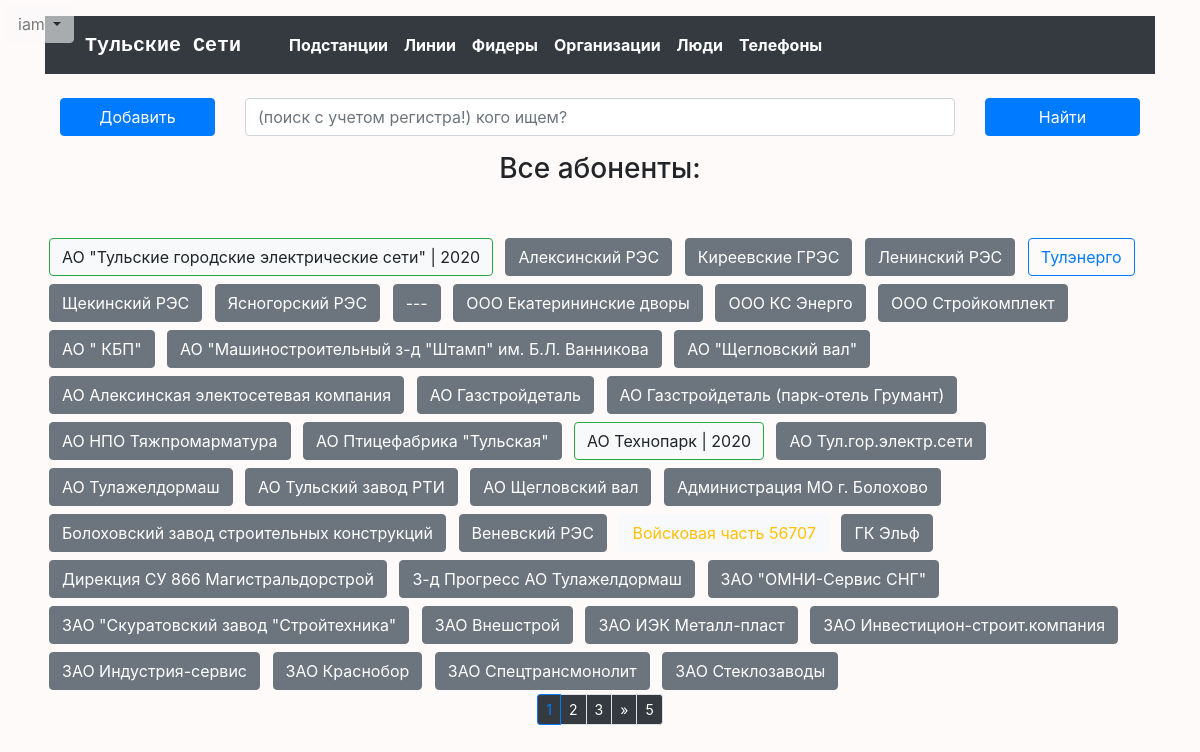
/subscribers/ (signed in), run on the app's committed database.
### tula_net/models.py (models this page shows)
class Subscriber(models.Model):
    name = models.CharField(max_length=128, verbose_name='Название организации', unique=True)
    short_name = models.CharField(max_length=16, verbose_name='Назв орган сокращ', blank=True, null=True)
    ours = models.BooleanField(verbose_name='наши')
    year_update = models.PositiveSmallIntegerField(verbose_name='Списки обновлены', blank=True, null=True)
    description = models.TextField(verbose_name='Описение', blank=True)
    region = models.ForeignKey(
        Region, verbose_name='участок', default=2, blank=True, null=True, on_delete=models.SET_NULL)
    def get_absolute_url(self):
        return reverse('subscriber', kwargs={'pk': self.pk})
    def __str__(self):
        return self.name
    class Meta:
        verbose_name = "организация"
        verbose_name_plural = "организации"
        ordering = ['-ours', 'name']

### tula_net/views.py (the view)
# urls.py: path('subscribers/', SubscriberListView.as_view(), name='subscribers'),
class SubscriberListView(ListView):
    model = Subscriber
    context_object_name = 'subscribers'
    template_name = 'tula_net/subscribers_all.html'
    paginate_by = 40
    def get_context_data(self, *, object_list=None, **kwargs):
        context = super().get_context_data(**kwargs)
        return context

### tula_net/context_processors.py (called while the page is built)
def add_titles(request):
    return {
        'title': 'Тульские Сети',
        'title_add': 'Добавить',
        'title_upd': 'Редактировать',
        'title_del': 'Удалить',
        'title_feeder': 'фидер',
        'title_substation': 'подстанцию',
        'title_subscriber': 'организацию',
        'title_phone': 'телефон',
        'title_person': 'лицо',
        'title_section': 'секцию',
        'title_line': 'линию',
        'title_char': 'характеристики фидера',
    }

def logik(request):
    return {
        'current_year': datetime.now().year,
        'logik_metod': request.path[1:5],
        'logik_obj': request.path[4:10],
        'logik_add': 'add_',
        'logik_upd': 'upd_',
        'logik_del': 'del_',
        'logik_feeder': '_feede',
        'logik_substation': '_subst',
        'logik_subscriber': '_subsc',
        'logik_phone': '_phone',
        'logik_person': '_perso',
        'logik_section': '_secti',
        'logik_line': '_line/',
        'logik_char': '_chara',
        'phones_bar': list(range(10))
    }

def signs(request):
    return {
        'context_menu': {
            'substations': 'Подстанции',
            'lines': 'Линии',
            'sfeeders': 'Фидеры',
            'subscribers': 'Организации',
            'persons': ' Ответственные лица',
            'phones': 'Телефоны',
        }
    }

def class_volt(request):
    return {
        'feeder_6': "btn btn-light border-success px-3 py-0 mx-1",
        'feeder_10': "btn btn-light border-primary px-3 py-0 mx-1",
        'feeder_x': "btn btn-secondary px-3 py-0 mx-1",
        'line_35': "border-danger btn btn-dark py-0 px-4 m-1 vl-border",
        'line_110': 'border-warning btn btn-dark py-0 px-4 m-1 vl-border',
        'line_x': 'btn btn-secondary py-0 px-4 m-1',
    }

### tula_net/templates/tula_net/subscribers_all.html (shortened to what this page needs)
{% extends 'base.html' %}
{% block search %}
    <div class="mb-5">
    {% include 'incl/_searcher_subscribers.html' %}
        {% if flag_search %}
            {% if subscribers.count > 0 %}
                <h3 class="text-center">Вы искали: <span class="text-warning">{{ flag_search }}</span>, и я нашел {{ page_obj.paginator.count }}:</h3>
            {% else %}
                <h3 class="text-center">Вы искали: <span class="text-warning">{{ flag_search }}</span>, но он где-то потерялся :((</h3>
            {% endif %}
        {% else %}
            <h3 class="text-center">Все абоненты:</h3>
        {% endif %}
    </div>
{% endblock %}
{% block cards1 %}
    {% for subscriber in subscribers.all %}
         <a href="{{ subscriber.get_absolute_url }}" type="button"
            {% if subscriber.pk == 201 %}
            class="m-1 btn btn-outline-primary"
            {% elif subscriber.region.pk != 2 %}
            class="m-1 btn btn-light text-warning"
            {% elif subscriber.year_update == 1 %}
            class="m-1 btn btn-dark text-danger"
            {% elif not subscriber.year_update %}
            class="m-1 btn btn-secondary"
            {% elif current_year < subscriber.year_update %}
            class="m-1 btn btn-light border border-success text-success"
            {% elif current_year == subscriber.year_update %}
            class="m-1 btn btn-light border border-success"
            {% elif current_year|add:-1 == subscriber.year_update %}
            class="m-1 btn btn-light border border-danger"
            {% elif current_year|add:-2 == subscriber.year_update %}
             class="m-1 btn btn-light border border-danger text-danger"
            {% elif current_year|add:-2 > subscriber.year_update %}
             class="m-1 btn btn-danger"
            {% endif %}
>{{ subscriber }} {% if subscriber.year_update %} {% if subscriber.year_update != 1 %} | {{ subscriber.year_update }} {% endif %} {% endif %}</a>
    {% endfor %}
{% endblock %}
{% block paginator %}
{% include 'incl/_block_paginator_long.html' %}
{% endblock %}

### templates/incl/_user_bar.html (shortened to what this page needs)
<div class="btn-group user_bar">
  <button type="button" class="btn btn-light dropdown-toggle " data-toggle="dropdown" aria-haspopup="true" aria-expanded="false">
    {{ request.user }}
  </button>
</div>

### Tula_Networks/static/css/style.css (style rules this page uses)
body { background-color: #FFFAFA; }
.user_bar { z-index: 999999; position: fixed; left: 5px; top: 5px; opacity: 0.6; }

### data on the page
Subscriber: name "АО \"Тульские городские электрические сети\"", year_update "2020"
Subscriber: name "Алексинский РЭС"
Subscriber: name "Киреевские ГРЭС"
Subscriber: name "Ленинский РЭС"
Subscriber: name "Тулэнерго"
Subscriber: name "Щекинский РЭС"
Subscriber: name "Ясногорский РЭС"
Subscriber: name "---"
Subscriber: name "OOO Екатерининские дворы"
Subscriber: name "OOO КС Энерго"
Subscriber: name "OOO Стройкомплект"
Subscriber: name "АО \" КБП\""
Subscriber: name "АО \"Машиностроительный з-д \"Штамп\" им. Б.Л. Ванникова"
Subscriber: name "АО \"Щегловский вал\""
Subscriber: name "АО Алексинская электосетевая компания"
Subscriber: name "АО Газстройдеталь"
Subscriber: name "АО Газстройдеталь (парк-отель Грумант)"
Subscriber: name "АО НПО Тяжпромарматура"
Subscriber: name "АО Птицефабрика \"Тульская\""
Subscriber: name "АО Технопарк", year_update "2020"
Subscriber: name "АО Тул.гор.электр.сети"
Subscriber: name "АО Тулажелдормаш"
Subscriber: name "АО Тульский завод РТИ"
Subscriber: name "АО Щегловский вал"
Subscriber: name "Администрация МО г. Болохово"
Subscriber: name "Болоховский завод строительных конструкций"
Subscriber: name "Веневский РЭС"
Subscriber: name "Войсковая часть 56707"
Subscriber: name "ГК Эльф"
Subscriber: name "Дирекция СУ 866 Магистральдорстрой"
Subscriber: name "З-д Прогресс АО Тулажелдормаш"
Subscriber: name "ЗАО \"ОМНИ-Сервис СНГ\""
Subscriber: name "ЗАО \"Скуратовский завод \"Стройтехника\""
Subscriber: name "ЗАО Внешстрой"
Subscriber: name "ЗАО ИЭК Металл-пласт"
Subscriber: name "ЗАО Инвестицион-строит.компания"
Subscriber: name "ЗАО Индустрия-сервис"
Subscriber: name "ЗАО Краснобор"
Subscriber: name "ЗАО Спецтрансмонолит"
Subscriber: name "ЗАО Стеклозаводы"

### other printed values
{{ request.user }} "iam"
{{ p }} "2" "3"
{{ page_obj.paginator.num_pages }} "5"
